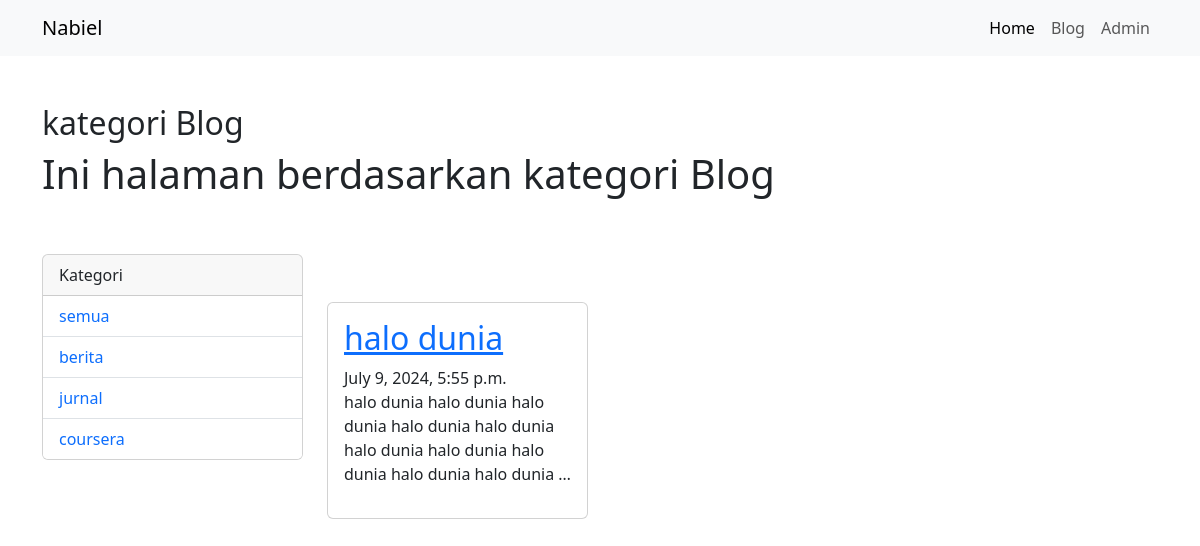
Page /blog/kategori/berita/ on the committed database.
### blog/models.py (models this page shows, shortened)
class Kategori(models.Model):
    nama = models.CharField(max_length=255)
    slug_kat = models.SlugField(editable=False,blank=True)

class Artikel(models.Model):
    judul = models.CharField(max_length=255)
    isi = models.TextField()
    kategori = models.ForeignKey(Kategori,on_delete=models.CASCADE)
    slug_art = models.SlugField(editable=False,blank=True)
    pubdate = models.DateTimeField(auto_now_add=True)
    update = models.DateTimeField(auto_now=True)

### blog/views.py (the view)
# urls.py: path('kategori/<slug:kategoriInput>/',views.kategori_artikel,name='kategori'),
def kategori_artikel(request,kategoriInput):
    articles = Artikel.objects.filter(kategori__nama=kategoriInput)
    category = Artikel.objects.values('kategori__nama').distinct()
    context = {
        'Judul' : 'kategori Blog',
        'Heading' : 'Ini halaman berdasarkan kategori Blog',
        'Artikel' : articles,
        'Categories' : category,
    }
    return render(request,'blog/kategori.html',context)

### blog/templates/blog/kategori.html (shortened to what this page needs)
{% extends "base.html" %}
{% block title %}
<h2 class="mt-5">{{Judul}}</h2>
{% endblock title %}
{% block content %}
<h1>{{Heading}}</h1>
<div class="row">
    <div class="col-md-3 mt-5">
        <div class="card">
            <div class="card-header">
                Kategori
            </div>
            <ul class="list-group list-group-flush">
                <li class="list-group-item">
                    <a  class="text-decoration-none" href="{% url 'blog:index' %}">
                        semua
                    </a>
                </li>
                {% for kat in Categories %}
                <li class="list-group-item">
                    <a  class="text-decoration-none" href="{% url 'blog:kategori' kategoriInput=kat.kategori__nama %}">
                        {{kat.kategori__nama}}
                    </a>
                </li>
                {% endfor %}
            </ul>
        </div>
    </div>
    <div class="col-md-9 mt-5">
        <div class="row">
            {% for post in Artikel %}
            <div class="col-md-4 mt-5">
                <div class="card">
                    <div class="card-body">
                        <a href="{% url 'blog:detail' slugInput=post.slug_art %}">
                        <h2 class="card-title">{{post.judul}}</h2></a>
                        <span class="text-secondar">{{post.pubdate}}</span>
                        <p class="text-dark fst-normal">{{post.isi|truncatewords:20}}</p>
                    </div>
                </div>
            </div>
            {% endfor %}
        </div>
    </div>
</div>
{% endblock content %}

### rows in the picture
Kategori: kategori__nama "berita"
Kategori: kategori__nama "jurnal"
Kategori: kategori__nama "coursera"
Artikel: judul "halo dunia", pubdate "July 9, 2024, 5:55 p.m.", isi "halo dunia halo dunia halo dunia halo dunia halo dunia halo dunia halo dunia halo dunia halo dunia halo dunia …"

### other values in the picture
{{ Judul }} "kategori Blog"
{{ Heading }} "Ini halaman berdasarkan kategori Blog"
